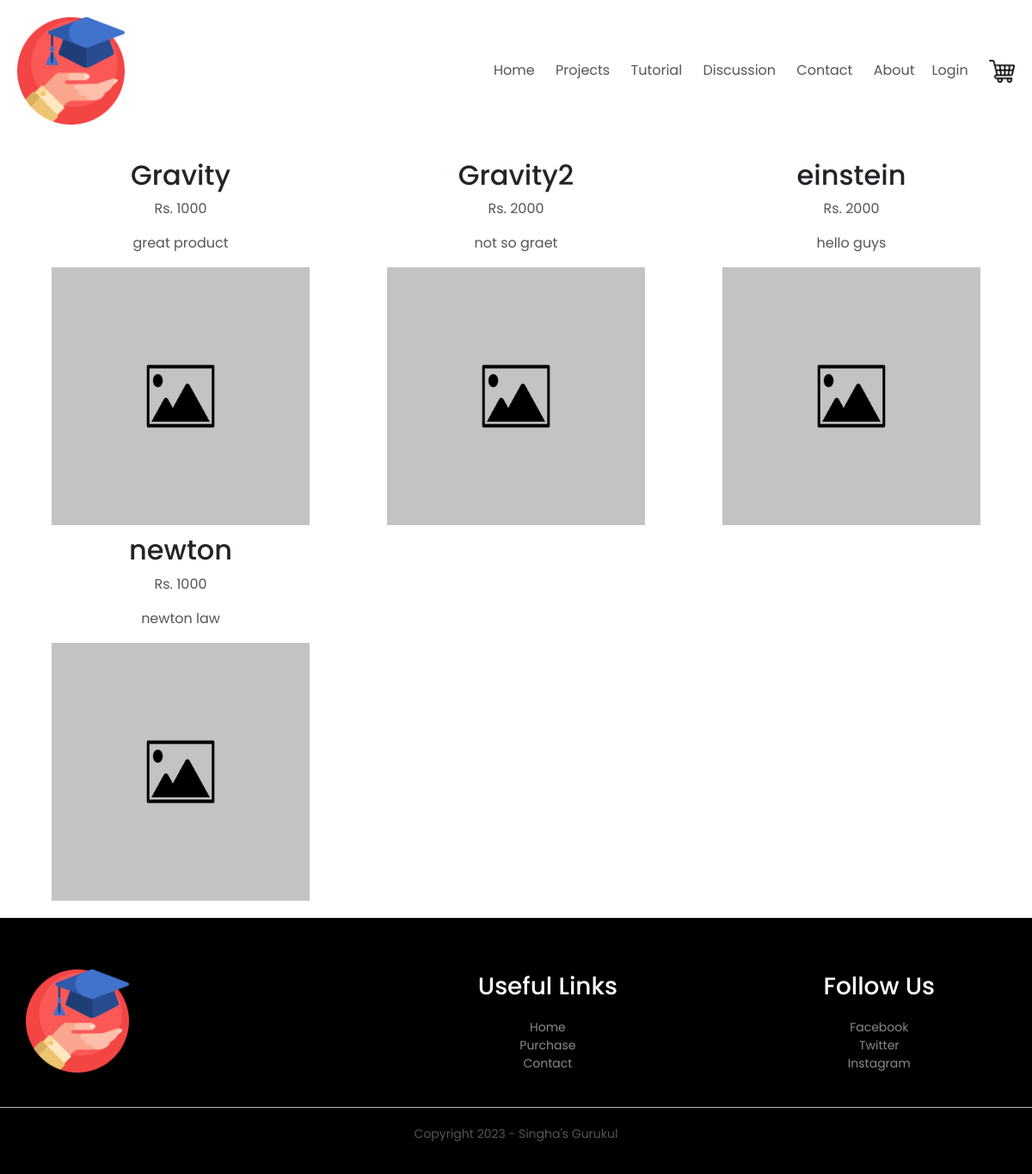
Before: /purchase with the older database file.
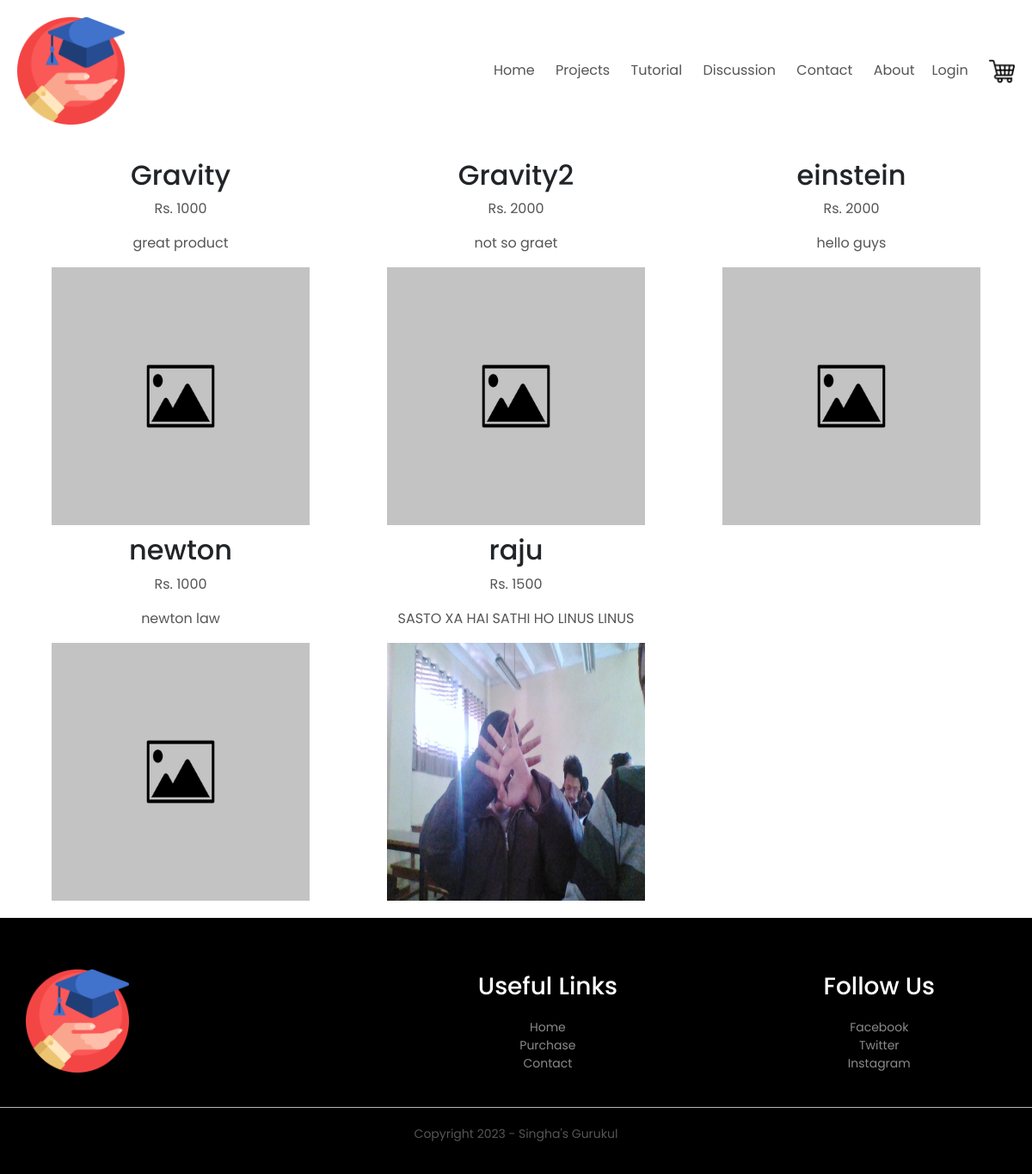
After: the same page with the newer database file.
### nic_app/models.py (models this page shows, shortened)
class Instrument(models.Model):
    name = models.CharField(max_length=50)
    price = models.IntegerField()
    description = models.TextField()
    image = models.ImageField(upload_to='images/instruments/', default=default_image)

### nic_app/views.py (the view)
# urls.py: path('purchase', purchase, name='purchase'),
def purchase(request):
    instruments=Instrument.objects.all()
    return render(request, 'purchase.html', {'instruments':instruments})

### templates/purchase.html (shortened to what this page needs)
{% extends "header.html" %}
{% load static %}
{%block content%}
<div class="projects__container">
  <div>
  {% include 'navbar.html' %}
  </div>
  <div class="projects__item">
  {% for item in instruments %}
  <div>
      <h2>{{ item.name }}</h2>
      <p>Rs. {{ item.price }}</p>
      <p>{{ item.description }}</p>
      <img src="{{ item.image.url }}" width="300" height="300" alt="{{item.name}}">
  </div>
  {% endfor %}
  </div>
  <div>
  {% include 'footer.html' %}
  </div>
  </div>
{%endblock%}

Changed rows visible on the page:
added Instrument: name "raju", price "1500", description "SASTO XA HAI SATHI HO LINUS LINUS", image (picture)
